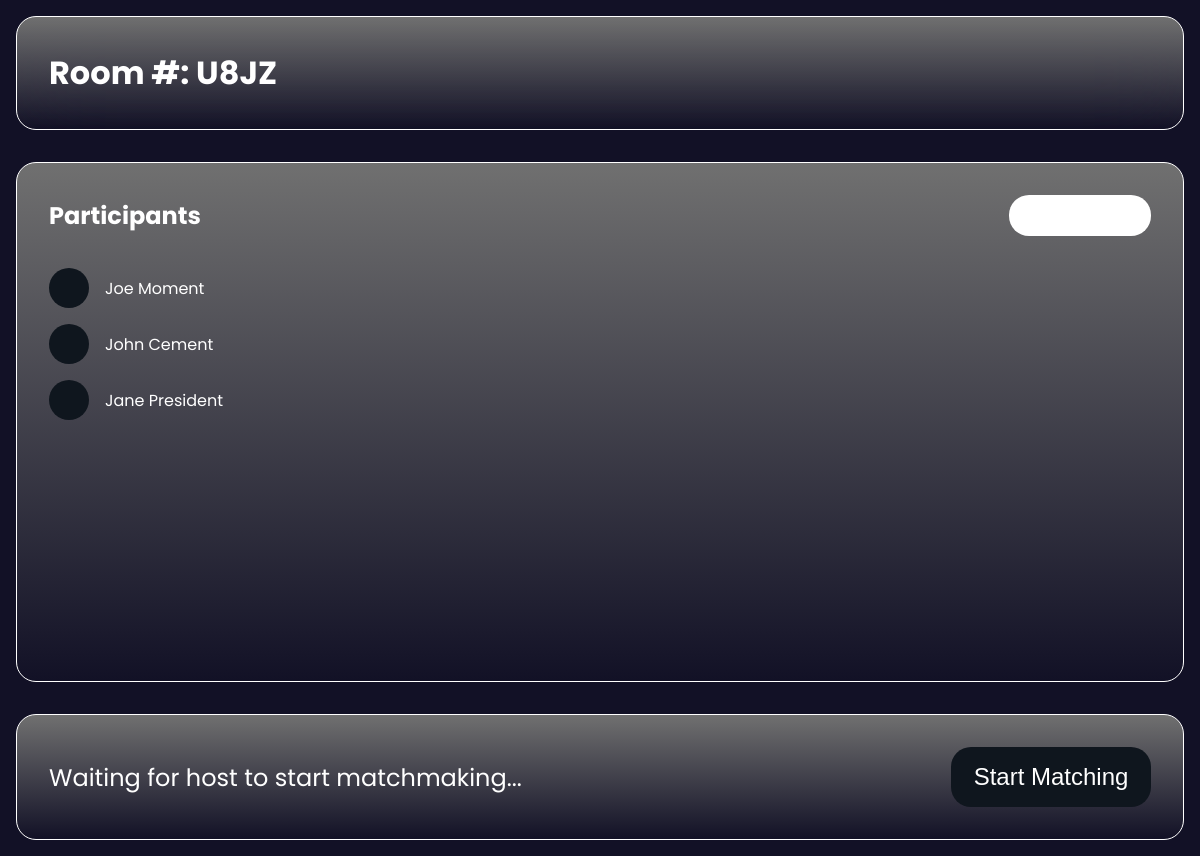
Page /master/match on the earlier database version.
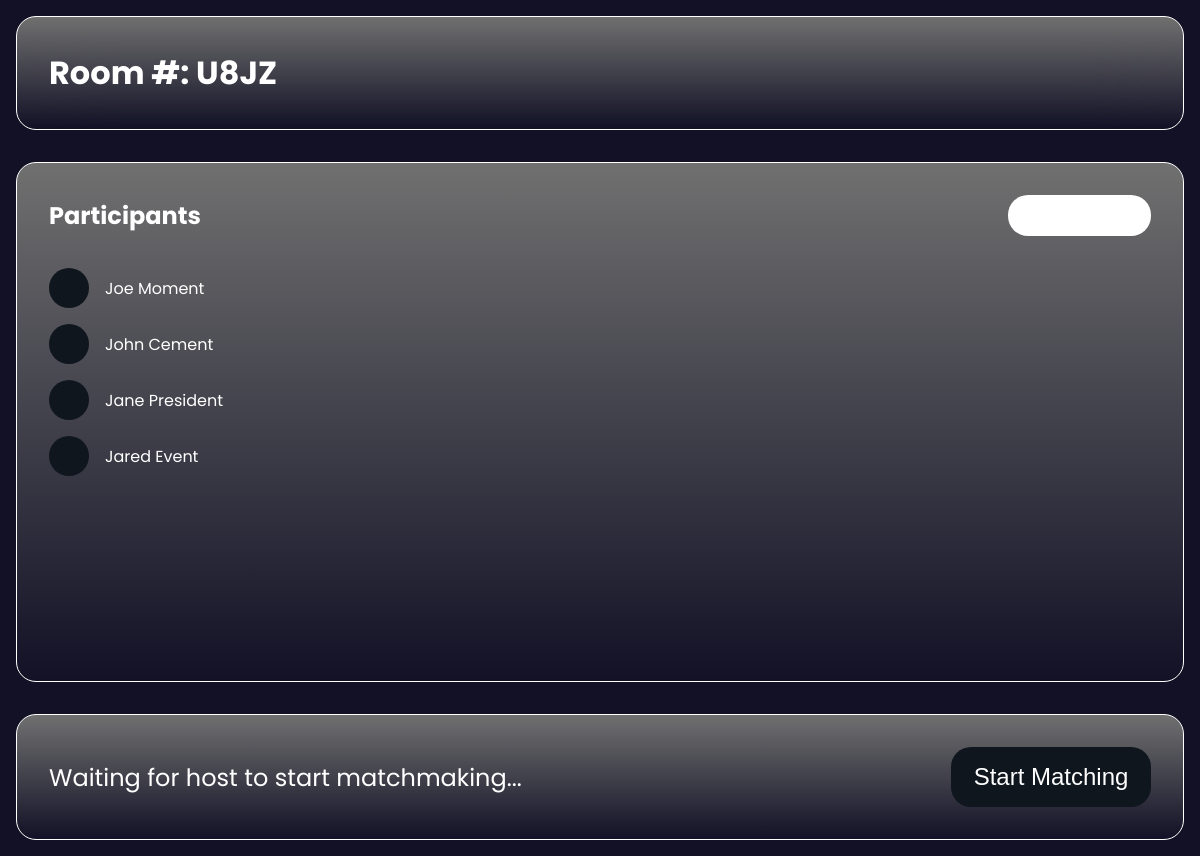
Same page on the later database version.
### moment/models.py (models this page shows, shortened)
class User(db.Model):
    id = db.Column(db.Integer, primary_key=True)
    name = db.Column(db.String(120), nullable=False, unique=True)
    college = db.Column(db.String(120))
    skills = db.Column(db.String(120))
    answers = db.relationship('Answer', backref='user', lazy=True)

### moment/routes.py (the view)
@main.route('/master/match', methods=['GET'])
def masterMatch():
    users = User.query.all()
    participants = [{
        'name': user.name,
        'college': user.college,
        'skills': user.skills
    } for user in users]
    return render_template(
        '/admin/match.html', session_code=SESSION_CODE,
        participants=participants, length=len(participants)
    )

### moment/templates/admin/match.html (shortened to what this page needs)
<!DOCTYPE html>
<html lang="en">
  <head>
    <link href="/static/main.css" rel="stylesheet" />
  </head>
  <body>
    <div>
      <div class="top-bar">
        <h1 id="session_code">Room #: {{ session_code }} </h1>
      </div>
      <div class="details">
        <div class="participants">
          <div class="participant-header">
            <h2>Participants</h2>
            <p>{{ participants | length }} users joined</p>
          </div>
          <div class="users" id="users">
            {% for participant in participants %}
            <div class="player">
              <div class="pfp"></div>
              <p>{{ participant.name }}</p>
            </div>
            {% endfor %}
          </div>
        </div>
      </div>
      <div class="bottom-bar">
        <div class="bottom-message">
          <p>Waiting for host to start matchmaking...</p>
        </div>
        <div class="bottom-button">
          <button class="Start" id="master" type="button">Start Matching</button>
        </div>
      </div>
    </div>
  </body>
</html>

### moment/static/main.css (style rules this page uses)
:root { --primary-bg: #121126; --secondary-bg: linear-gradient(#707070FF, #00000000); --text-color: rgb(255, 255, 255); --accent-color: #0F161E; --border-radius-sm: 10px; --border-radius-md: 20px; --border-radius-lg: 40px; --spacing-xs: 0.5rem; --spacing-sm: 1rem; --spacing-md: 2rem; --spacing-lg: 3rem; }
* { margin: 0; padding: 0; box-sizing: border-box; }
body { background-color: var(--primary-bg); font-family: 'Poppins', sans-serif; color: var(--text-color); min-height: 100vh; padding: var(--spacing-sm); }
h1, h2, h3, p { font-family: 'Poppins', sans-serif; color: var(--text-color); }
.top-bar { background: var(--secondary-bg); padding: var(--spacing-md); border-radius: var(--border-radius-md); margin-bottom: var(--spacing-md); border: 1px solid white; backdrop-filter: blur(50px); }
#session_code { color: white; }
.details { display: flex; flex-wrap: wrap; gap: var(--spacing-md); height: calc(65vh); }
.participants, .participant-form { background: var(--secondary-bg); border-radius: var(--border-radius-md); padding: var(--spacing-md); border: 1px solid white; }
.participants { flex: 1; min-width: 300px; }
.participant-header { display: flex; flex-wrap: wrap; gap: var(--spacing-sm); align-items: center; }
.participant-header h2 { flex: 1; }
.participant-header p { background-color: white; padding: var(--spacing-xs) var(--spacing-sm); border-radius: var(--border-radius-md); }
.users { margin-top: var(--spacing-md); max-height: 60vh; overflow-y: auto; }
.player { display: flex; align-items: center; gap: var(--spacing-sm); margin-bottom: var(--spacing-sm); }
.pfp { width: 40px; height: 40px; background-color: var(--accent-color); border-radius: 50%; }
.bottom-bar { display: flex; align-items: center; gap: var(--spacing-md); background: var(--secondary-bg); padding: var(--spacing-md); border-radius: var(--border-radius-md); margin-top: var(--spacing-md); border: 1px solid white; }
.bottom-message { flex: 1; font-size: clamp(1rem, 3vw, 1.5rem); }
.bottom-button { width: clamp(100px, 20%, 200px); }
.bottom-button button { width: 100%; padding: var(--spacing-sm); background-color: var(--accent-color); color: white; border: none; border-radius: var(--border-radius-md); font-size: clamp(1rem, 2vw, 1.5rem); cursor: pointer; }

Differences in the rows shown:
added User: name "Jared Event"
